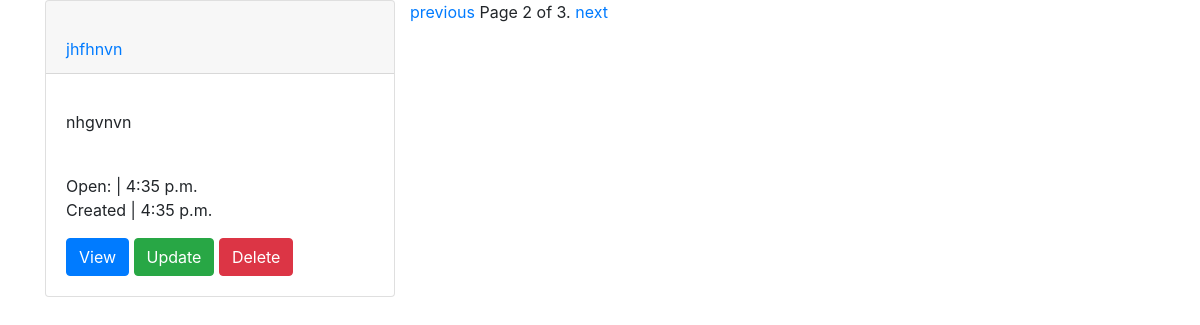
Page /list/?page=2 on the earlier database version.
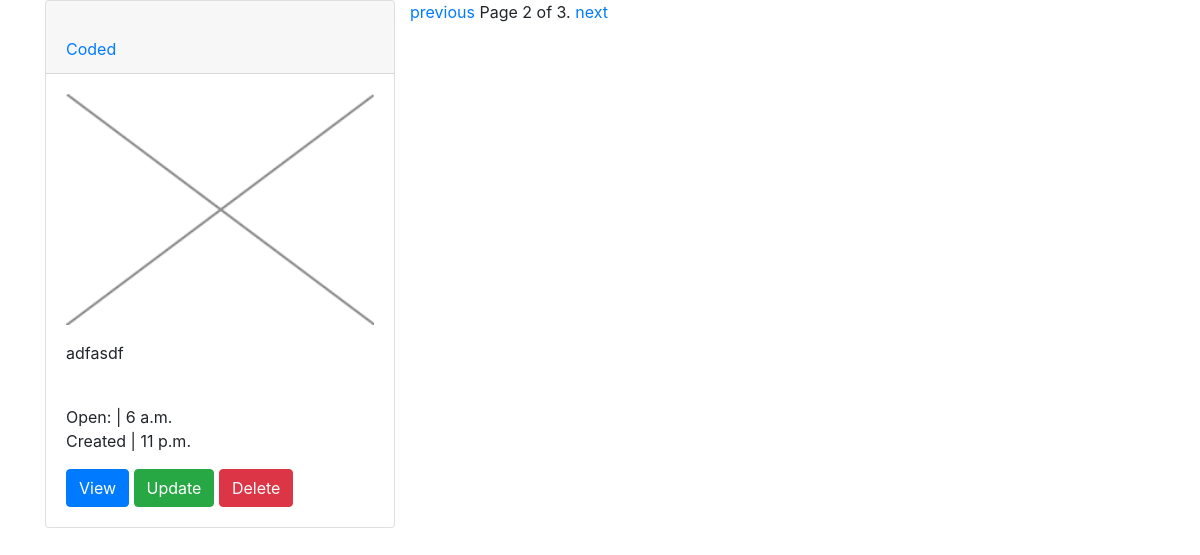
Same page on the later database version.
### restaurants/models.py (models this page shows, shortened)
class Restaurant(models.Model):
	name = models.CharField(max_length=255)
	description = models.TextField()
	opening_time = models.TimeField()
	closing_time = models.TimeField()
	logo = models.ImageField(null=True, blank=True, upload_to="restaurant_images")
	class Meta:
		ordering = ["name"]
	def get_absolute_url(self):
		return reverse("restaurant_detail", kwargs={"restaurant_id":self.id})

### restaurants/views.py (the view)
# urls.py: url(r'^list/$', views.restaurant_list, name="restaurant_list"),
def restaurant_list(request):
	objects = Restaurant.objects.all()
	paginator = Paginator(objects, 1) # Show 25 contacts per page
	page = request.GET.get('page')
	try:
		objects = paginator.page(page)
	except PageNotAnInteger:
		objects = paginator.page(1)
	except EmptyPage:
		objects = paginator.page(paginator.num_pages)
	context = {
	"restaurant_list": objects
	}
	return render(request, "restaurant_list.html", context)

### restaurants/templates/restaurant_list.html (shortened to what this page needs)
{% extends "base.html" %}
{% block content %}
<div class="row">
	{% for x in restaurant_list reversed %}
	<div class="col-sm-12 col-md-6 col-lg-4 item-mgn">
	<div class="card">
	  <div class="card-header">
	    <a href="{{x.get_absolute_url}}">
	    	<br> {{x.name}} </a>
	  </div>
	  <div class="card-body">
	  	    {% if x.logo %}
    			<img src="{{x.logo.url}}" alt="" class="card-img-top">
			{% endif %}
	    <p class="card-text">
	    	{{x.description|linebreaks|truncatechars:100}} <br>
				Open: | {{x.opening_time}} <br>
				Created | {{x.closing_time}}<br>
	    </p>
	    <a href="{% url 'restaurant_detail' restaurant_id=x.id %}" class="btn btn-primary">View</a>
	    <a href="{% url 'restaurant_update' restaurant_id=x.id %}" class="btn btn-success">Update</a>
	    <a href="{% url 'restaurant_delete' restaurant_id=x.id %}" class="btn btn-danger">Delete</a>
	  </div>
	</div>
	</div>
	{% endfor %}
	<div class="pagination">
    <span class="step-links">
        {% if restaurant_list.has_previous %}
            <a href="?page={{ restaurant_list.previous_page_number }}">previous</a>
        {% endif %}
        <span class="current">
            Page {{ restaurant_list.number }} of {{ restaurant_list.paginator.num_pages }}.
        </span>
        {% if restaurant_list.has_next %}
            <a href="?page={{ restaurant_list.next_page_number }}">next</a>
        {% endif %}
    </span>
</div>
{% endblock content %}

Differences in the rows shown:
removed Restaurant: name "jhfhnvn", description "nhgvnvn", opening_time "4:35 p.m.", closing_time "4:35 p.m."
added Restaurant: name "Coded", logo (picture), description "adfasdf", opening_time "6 a.m.", closing_time "11 p.m."
